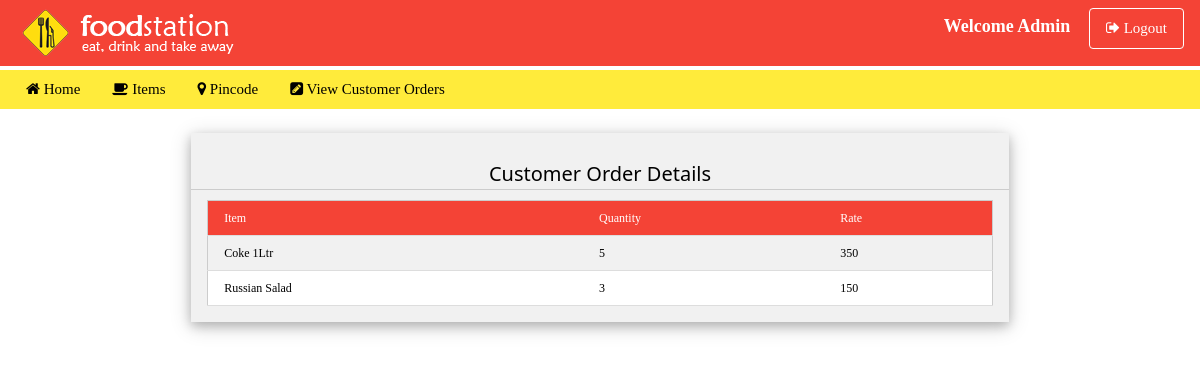
/viewodetails.php?oid=39, run on the app's committed database.
### tables this page shows
CREATE TABLE `cart` (
  `cartid` int NOT NULL,
  `email` varchar(30) NOT NULL,
  `itemid` int NOT NULL,
  `qty` int DEFAULT NULL,
  `rate` int DEFAULT NULL,
  `status` varchar(20) DEFAULT NULL,
  PRIMARY KEY (`cartid`,`itemid`)
);

CREATE TABLE `items` (
  `itemid` int NOT NULL AUTO_INCREMENT,
  `category` varchar(50) DEFAULT NULL,
  `type` varchar(50) DEFAULT NULL,
  `name` varchar(50) DEFAULT NULL,
  `image` varchar(50) DEFAULT NULL,
  `price` int DEFAULT NULL,
  PRIMARY KEY (`itemid`)
);

### viewodetails.php (the view, shortened to what this page needs)
<!doctype html>
<html>
<head>
		<link href="css/w3.css" type="text/css" rel="stylesheet">
        <link rel="stylesheet" href="https://cdnjs.cloudflare.com/ajax/libs/font-awesome/4.7.0/css/font-awesome.min.css">
</head>
<body>
<div class="w3-top w3-container w3-red" style="padding-top:8px; padding-bottom:8px;">
    <div class="w3-left">
        <a href="index.php" class="w3-bar-item">
            <img src="images/logo.png" class="w3-animate-left">
        </a>
    </div>
    <div class="w3-right">
    	<b class="w3-large">Welcome Admin</b> &nbsp;&nbsp;&nbsp;
    	<a href="adminlogout.php" class="w3-btn w3-red w3-border w3-border-white w3-round-medium"><i class="fa fa-sign-out"></i> Logout</a>
    </div>
</div>
<?php include "adminmenu.php"; ?>
<div class="w3-container w3-padding-24">
  <div class="w3-card-4 w3-light-gray w3-padding-16" style="width:70%; margin:0 auto;">
      <h4 align="center" class="w3-border-bottom">Customer Order Details</h4>
        <div class="w3-container">
          <table class="w3-table-all w3-small">
            <tr class="w3-red">
                <td>Item</td>
                <td>Quantity</td>
                <td>Rate</td>
            </tr>
            <?php
                include "connect.php";
                $oid=$_GET["oid"];
                $rec=mysqli_query($con,"Select cartid from orders where orderid='$oid'");
                $r=mysqli_fetch_array($rec);
                $cid=$r[0];
                $sql="Select A.*,B.name as cname,C.name as itemname from cart as A,users as B,items as C where A.cartid='$cid' and A.email=B.email and A.itemid=C.itemid";
                $result=mysqli_query($con,$sql);
                while($row=mysqli_fetch_array($result))
                {
                  echo '<tr>';
                  echo '<td>'.$row["itemname"].'</td>';
                  echo '<td>'.$row[3].'</td>';
                  echo '<td>'.$row[4].'</td>';
                  echo '</tr>';
                }
            ?>
          </table>
        </div>
    </div>
</div>
</body>
</html>

### css/w3.css (style rules this page uses)
*,*:before,*:after { box-sizing:inherit }
html { -ms-text-size-adjust:100%;-webkit-text-size-adjust:100% }
body { margin:0 }
a { background-color:transparent;-webkit-text-decoration-skip:objects }
img { border-style:none }
html,body { font-size:15px;line-height:1.5 }
html { overflow-x:hidden }
h4 { font-size:20px }
h1,h2,h3,h4,h5,h6 { font-family:"Segoe UI",Arial,sans-serif;font-weight:400;margin:10px 0 }
img { vertical-align:middle }
a { color:inherit }
.w3-table,.w3-table-all { border-collapse:collapse;border-spacing:0;width:100%;display:table }
.w3-table-all { border:1px solid #ccc }
.w3-bordered tr,.w3-table-all tr { border-bottom:1px solid #ddd }
.w3-table-all tr:nth-child(odd) { background-color:#fff }
.w3-table-all tr:nth-child(even) { background-color:#f1f1f1 }
.w3-table td,.w3-table th,.w3-table-all td,.w3-table-all th { padding:8px 8px;display:table-cell;text-align:left;vertical-align:top }
.w3-table th:first-child,.w3-table td:first-child,.w3-table-all th:first-child,.w3-table-all td:first-child { padding-left:16px }
.w3-btn,.w3-button { border:none;display:inline-block;padding:8px 16px;vertical-align:middle;overflow:hidden;text-decoration:none;color:inherit;background-color:inherit;text-align:center;cursor:pointer;white-space:nowrap }
.w3-btn,.w3-button { -webkit-touch-callout:none;-webkit-user-select:none;-khtml-user-select:none;-moz-user-select:none;-ms-user-select:none;user-select:none }
.w3-container:after,.w3-container:before,.w3-panel:after,.w3-panel:before,.w3-row:after,.w3-row:before,.w3-row-padding:after,.w3-row-padding:before, .w3-cell-row:before,.w3-cell-row:after,.w3-clear:after,.w3-clear:before,.w3-bar:before,.w3-bar:after { content:"";display:table;clear:both }
.w3-top,.w3-bottom { position:fixed;width:100%;z-index:1 }
.w3-top { top:0 }
.w3-round,.w3-round-medium { border-radius:4px }
.w3-container,.w3-panel { padding:0.01em 16px }
.w3-card-4,.w3-hover-shadow:hover { box-shadow:0 4px 10px 0 rgba(0,0,0,0.2),0 4px 20px 0 rgba(0,0,0,0.19) }
.w3-animate-left { position:relative;animation:animateleft 0.4s }
.w3-small { font-size:12px!important }
.w3-large { font-size:18px!important }
.w3-border { border:1px solid #ccc!important }
.w3-border-bottom { border-bottom:1px solid #ccc!important }
.w3-padding-16 { padding-top:16px!important;padding-bottom:16px!important }
.w3-padding-24 { padding-top:24px!important;padding-bottom:24px!important }
.w3-left { float:left!important }
.w3-right { float:right!important }
.w3-red,.w3-hover-red:hover { color:#fff!important;background-color:#f44336!important }
.w3-light-grey,.w3-hover-light-grey:hover,.w3-light-gray,.w3-hover-light-gray:hover { color:#000!important;background-color:#f1f1f1!important }
.w3-border-white,.w3-hover-border-white:hover { border-color:#fff!important }

### data on the page
cart: itemid.name "Coke 1Ltr", qty "5", rate "350"
cart: itemid.name "Russian Salad", qty "3", rate "150"
